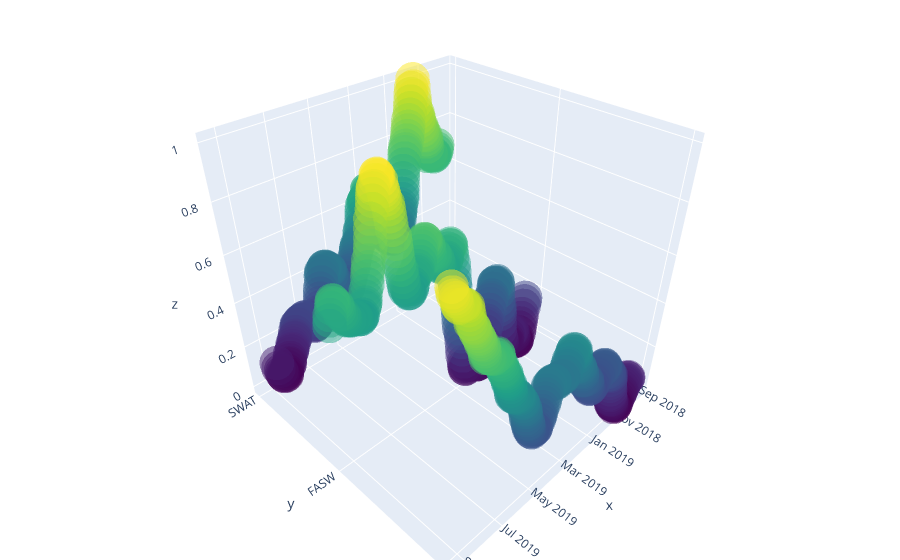

The notebook cell this image was saved under:
### Code cell
fig = go.Figure(data=[go.Scatter3d(
    x=newdf['Date'],
    y=newdf['Label'],
    z=newdf['Normalized SMA_20'],
    mode='markers',
    marker=dict(
        size=12,
        color=newdf['Normalized SMA_20'], # set color to an array/list of desired values
        colorscale='Viridis',   # choose a colorscale
        opacity=0.5,
    )
)])

# tight layout
fig.update_layout(margin=dict(l=0, r=0, b=0, t=0))
fig.show()

### Figure 1 — Plotly figure (JSON) as saved in the notebook; plotly's stock layout.template omitted (floating-point values rounded to 4 significant figures; data arrays with more than 128 entries replaced by an {"elided": "..."} marker saying what was removed)
{"data": [{"marker": {"color": {"elided": "786 float values"}, "colorscale": [[0, "#440154"], [0.1111, "#482878"], [0.2222, "#3e4989"], [0.3333, "#31688e"], [0.4444, "#26828e"], [0.5556, "#1f9e89"], [0.6667, "#35b779"], [0.7778, "#6ece58"], [0.8889, "#b5de2b"], [1, "#fde725"]], "opacity": 0.5, "size": 12}, "mode": "markers", "type": "scatter3d", "x": {"elided": "786 str values"}, "y": {"elided": "786 str values"}, "z": {"elided": "786 float values"}}], "layout": {"margin": {"b": 0, "l": 0, "r": 0, "t": 0}}}
